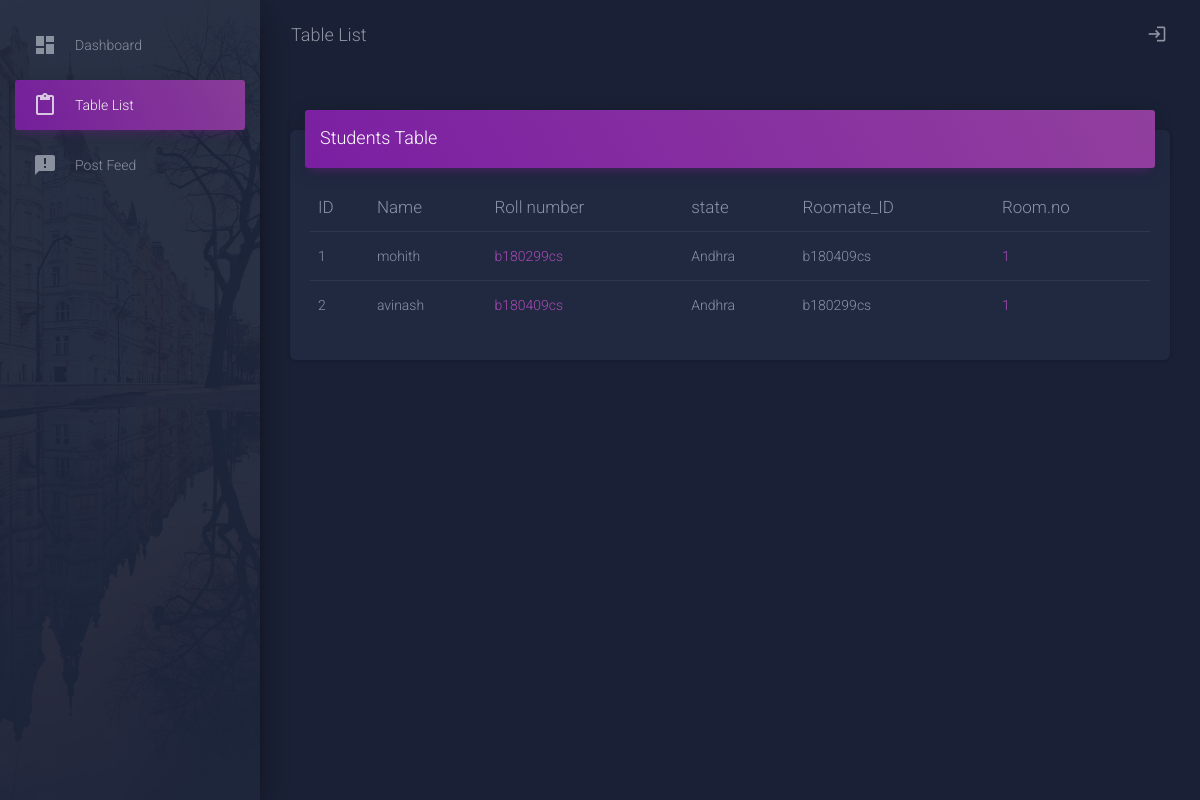
The app's page /pages/admin_list.php (signed in) with its own data.
### tables this page shows
CREATE TABLE `STUDENTS` (
  `Student_ID` varchar(15) NOT NULL,
  `full_name` varchar(30) NOT NULL,
  `PhoneNo` varchar(10) NOT NULL,
  `DOB` date DEFAULT NULL,
  `State` varchar(15) DEFAULT NULL,
  `Roomate_ID` varchar(15) DEFAULT NULL,
  `Admin_ID` int(3) DEFAULT NULL,
  `password` varchar(20) NOT NULL,
  `Hostel_ID` int(3) DEFAULT NULL,
  `Room_No` int(5) DEFAULT NULL,
  `mail` varchar(40) NOT NULL,
  `gender` char(1) NOT NULL
);

### pages/admin_list.php (the view, shortened to what this page needs)
<?php
    $connection=new mysqli('localhost','root','','hostel');
$ar=$_SESSION['arr'];
$ad_id=$ar['Admin_ID'];
    $query="SELECT * FROM STUDENTS WHERE Admin_ID='$ad_id'";
    $total=mysqli_query($connection,$query);
?>
<!DOCTYPE html>
<html lang="en">
<head>
  <link rel="stylesheet" href="https://maxcdn.bootstrapcdn.com/font-awesome/latest/css/font-awesome.min.css">
  <link href="../assets/css/material-dashboard.css?v=2.1.0" rel="stylesheet" />
</head>
<body class="dark-edition">
  <div class="wrapper ">
    <div class="sidebar" data-color="purple" data-background-color="black" data-image="../assets/img/sidebar-2.jpg">
      <div class="sidebar-wrapper">
        <ul class="nav">
          <li class="nav-item  ">
            <a class="nav-link" href="admin_land.php">
              <i class="material-icons">dashboard</i>
              <p>Dashboard</p>
            </a>
          </li>
          <li class="nav-item active ">
            <a class="nav-link" href="admin_list.php">
              <i class="material-icons">content_paste</i>
              <p>Table List</p>
            </a>
          </li>
          <li class="nav-item ">
            <a class="nav-link" href="admin_feed.php">
              <i class="material-icons">announcement</i>
              <p>Post Feed</p>
            </a>
          </li>
        </ul>
      </div>
    </div>
    <div class="main-panel">
      <nav class="navbar navbar-expand-lg navbar-transparent navbar-absolute fixed-top " id="navigation-example">
        <div class="container-fluid">
          <div class="navbar-wrapper">
            <a class="navbar-brand" href="javascript:void(0)">Table List</a>
          </div>
          <div class="collapse navbar-collapse justify-content-end">
            <ul class="navbar-nav">
              <li class="nav-item">
                <a class="nav-link" href="admin_login.php">
                <i class="material-icons">login</i>
                </a>
              </li>
            </ul>
          </div>
        </div>
      </nav>
      <div class="content">
        <div class="container-fluid">
          <div class="row">
            <div class="col-md-12">
              <div class="card">
                <div class="card-header card-header-primary">
                  <h4 class="card-title ">Students Table</h4>
                </div>
                <div class="card-body">
                  <div class="table-responsive">
                    <table class="table">
                      <thead class=" text-primary">
                        <th>
                          ID
                        </th>
                        <th>
                          Name
                        </th>
                        <th>
                          Roll number
                        </th>
                        <th>
                          state
                        </th>
                        <th>
                          Roomate_ID
                        </th>
                        <th>
                          Room.no
                        </th>
                      </thead>
                      <tbody>
                          <?php $var=1;foreach ($total as $row){ ?>
                        <tr>
                          <td>
                          <?php echo $var ?>
                          </td>
                          <td>
                          <?php echo $row['full_name'] ?>
                          </td>
                          <td class="text-primary">
                          <?php echo $row['Student_ID'] ?>
                          </td>
                          <td>
                          <?php echo $row['State'] ?>
                          </td>
                          <td>
                          <?php echo $row['Roomate_ID'] ?>
                          </td>
                          <td class="text-primary">
                          <?php echo $row['Room_No'] ?>
                          </td>
                        </tr>
                          <?php $var=$var+1;}?>
                      </tbody>
                    </table>
                  </div>
                </div>
              </div>
            </div>
          </div>
        </div>
      </div>
</body>
</html>

### records on screen
students: full_name "mohith", Student_ID "b180299cs", State "Andhra", Roomate_ID "b180409cs", Room_No "1"
students: full_name "avinash", Student_ID "b180409cs", State "Andhra", Roomate_ID "b180299cs", Room_No "1"
